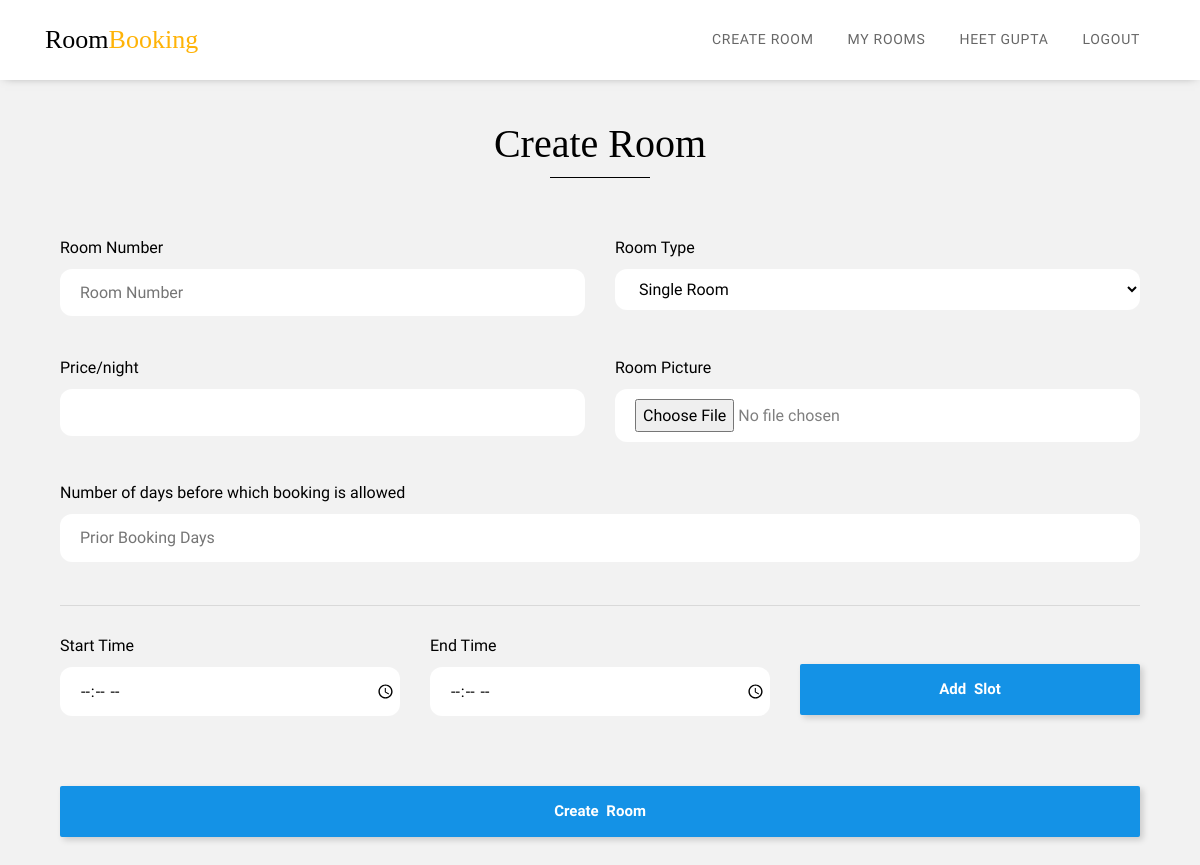
The page /create_room/ (signed in) on the database as committed earlier.
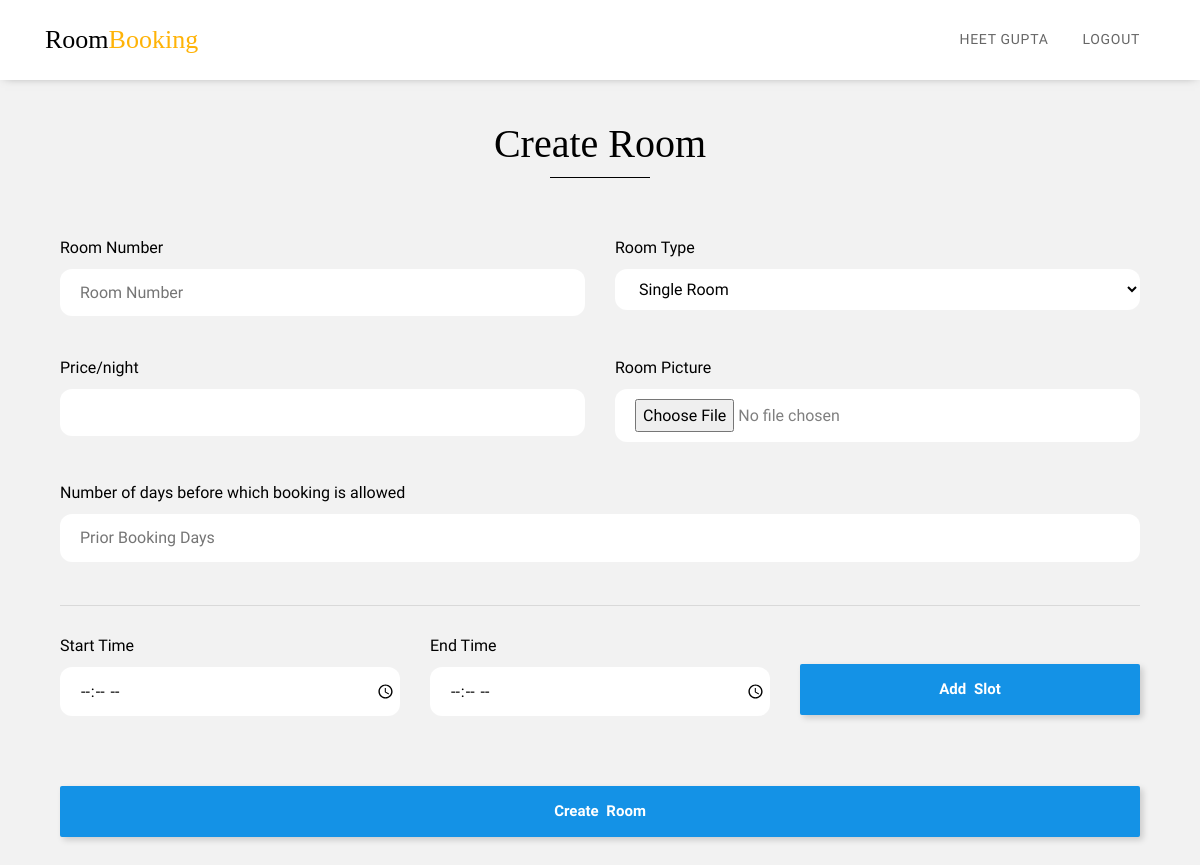
The same page on the database as committed later.
### rooms/views.py (the view, shortened to what this page needs)
# urls.py: path('create_room/',create_rooms,name="Add_Room"),
@login_required
def create_rooms(request):
    return render(request,'create_room.html')

### rooms/templates/create_room.html (shortened to what this page needs)
{% extends "base.html" %}
{% load static %}
{% block content %}
  <div class="" style="margin-top:120px;margin-left:5vw;margin-right:5vw;margin-bottom:8vh;">
    <div class="row">
      <div class="col-md-6 mx-auto text-center mb-2 section-heading">
        <h2 class="mb-5">Create Room</h2>
      </div>
    </div>
    <form action="{% url 'Add_Room' %}" id="create_room_form" method="POST" enctype="multipart/form-data" >{% csrf_token %}
      <div class="row">
        <div class="col-sm">
          <label>Room Number</label>
          <input type="text" name="room_number" placeholder="Room Number" required><br><br>
        </div>
        <div class="col-sm">
          <label>Room Type</label>
          <select class="edinpclass" name="room_type" required>
            <option value="Single Room">Single Room</option>
          </select>
        </div>
      </div>
      <div class="row">
        <div class="col-sm">
          <label>Price/night</label>
          <input type="number" min="1000" name="price" required value="">
        </div>
        <div class="col-sm">
          <label>Room Picture</label>
          <input type="file" name="room_pic" required placeholder="Room Picture"><br><br>
        </div>
      </div>
      <div class="row">
        <div class="col-sm">
          <label>Number of days before which booking is allowed</label>
          <input type="number" name="prior_booking_days" required placeholder="Prior Booking Days"><br><br>
        </div>
      </div><hr>
      <div class="row">
        <div class="col-sm">
          <label>Start Time</label>
          <input type="time" id="start_time" required placeholder="Start Time"><br><br>
        </div>
        <div class="col-sm">
          <label>End Time</label>
          <input type="time" id="end_time" required placeholder="End Time"><br><br>
        </div>
        <div class="col-sm">
          <div align="center" class="custombtn" onclick="add_timeslot();" >Add Slot</div><br><br>
        </div>
      </div>
      <div align="center" style="width:100%;" onclick="create_room();" class="custombtn">Create Room</div>
    </form>
  </div>
{% endblock %}

### rooms/templates/base.html (shortened to what this page needs)
<!DOCTYPE html>
{% load static %}
<html lang="en">
  <head>
    <link rel="stylesheet" href="{% static 'fonts/icomoon/style.css' %}">
    <link rel="stylesheet" href="{% static 'css/bootstrap.min.css' %}">
    <link rel="stylesheet" href="{% static 'css/magnific-popup.css' %}">
    <link rel="stylesheet" href="{% static 'css/jquery-ui.css' %}">
    <link rel="stylesheet" href="{% static 'css/owl.carousel.min.css' %}">
    <link rel="stylesheet" href="{% static 'css/owl.theme.default.min.css' %}">
    <link rel="stylesheet" href="{% static 'css/bootstrap-datepicker.css' %}">
    <link rel="stylesheet" href="{% static 'css/animate.css' %}">
    <link rel="stylesheet" href="https://cdn.jsdelivr.net/npm/mediaelement@4.2.7/build/mediaelementplayer.min.css">
    <link rel="stylesheet" href="{% static 'fonts/flaticon/font/flaticon.css' %}">
    <link rel="stylesheet" href="{% static 'css/aos.css' %}">
    <link rel="stylesheet" href="{% static 'css/style.css' %}">
  </head>
  <body>
  <div class="site-wrap">
    <div class="site-navbar-wrap js-site-navbar bg-white" style="position:fixed;top:0px;padding:4px;">
      <div class="container">
        <div class="site-navbar bg-white">
          <div class="py-1">
            <div class="row align-items-center">
              <div class="col-2">
                <h2 class="mb-0 site-logo"><a href="{% url 'homepage' %}" style="display:flex;color:black;">Room <span style="color:#ffb307;" >Booking</span> </a></h2>
              </div>
              <div class="col-10">
                <nav class="site-navigation text-right" role="navigation">
                  <div class="container">
                    <ul class="site-menu js-clone-nav d-none d-lg-block">
                      {% if user.manager %}
                      <li> <a href="{% url 'Add_Room' %}">Create Room</a> </li>
                      {% endif %}
                      {% if user.manager %}
                      <li> <a href="{% url 'ManagerRooms' %}">My Rooms</a> </li>
                      {% endif %}
                      {% if user.is_authenticated %}
                        <li><a href="{% url 'ProfilePage' %}">{{user.name}}</a></li>
                        <li><a href="{% url 'logoutpage' %}">Logout</a></li>
                      {% else %}
                        <li><a href="{% url 'loginpage' %}">LogIn/SignUp</a></li>
                      {% endif %}
                    </ul>
                  </div>
                </nav>
              </div>
            </div>
          </div>
        </div>
      </div>
    </div>
  </div>
  <div class="">
    {% block content %}
    {% endblock %}
  </div>
  </body>
</html>

Rows that differ between the two databases and show on the page:
changed User "HEET GUPTA": manager True → False (drawn)
Other text that changed with them:
text no longer shown: "CREATE ROOM MY ROOMS"
